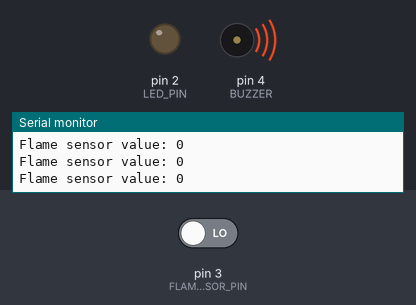
Simulated run of this sketch. Board: Arduino Uno, built with avr-gcc and run on an emulated ATmega328P. Parts: output pins drawn as LEDs (lit = HIGH), buzzer (waves = sounding, pin HIGH), the last lines printed to the serial monitor. The inputs (shaded band) are chosen by the test bench; at power-on: pin 3 (FLAME_SENSOR_PIN) LOW.

Above: at 7.0 s.
7.1 s: pin 3 (FLAME_SENSOR_PIN) driven HIGH
At 10.2 s:
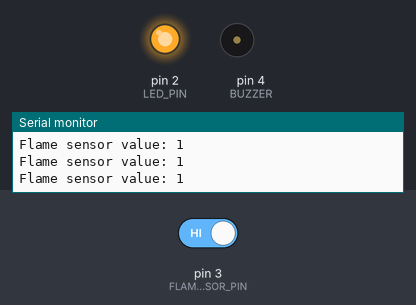
11.1 s: pin 3 (FLAME_SENSOR_PIN) driven LOW
At 11.7 s:
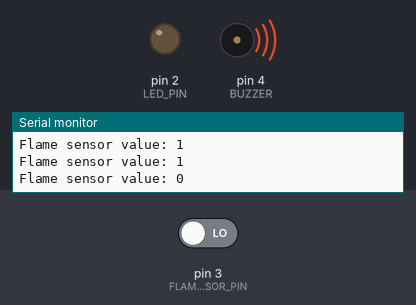
Timing chart, 0 to 14.1 s (numbered marks = the images above; inputs shaded):
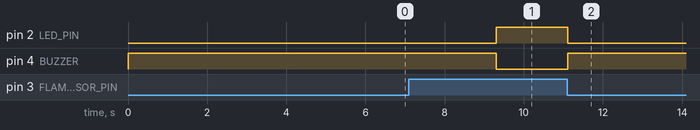

Measured:
- after the input at 7.1 s, pin 2 (LED_PIN): LOW → HIGH after 2.2 s; pin 4 (BUZZER): HIGH → LOW after 2.2 s
- after the input at 11.1 s, pin 2 (LED_PIN): HIGH → LOW at once; pin 4 (BUZZER): LOW → HIGH at once

The sketch:

Flame_Sensor.ino
```cpp
// Pin assignments
const int FLAME_SENSOR_PIN = 3;  // Flame sensor connected to digital pin D3
const int LED_PIN = 2;          // LED connected to digital pin D2
const int BUZZER = 4;
void setup() {
  pinMode(FLAME_SENSOR_PIN, INPUT);  // Set flame sensor pin as input
  pinMode(LED_PIN, OUTPUT);          // Set LED pin as output
  pinMode(BUZZER, OUTPUT);
  Serial.begin(9600);                // Initialize serial communication at 9600 baud rate
}

void loop() {
  int flameValue = digitalRead(FLAME_SENSOR_PIN);  // Read flame sensor value
  Serial.print("Flame sensor value: ");
  Serial.println(flameValue);                      // Print flame sensor value to serial monitor

  if (flameValue == HIGH) {    // If flame is detected
    digitalWrite(LED_PIN, HIGH);  // Turn on LED
    digitalWrite(BUZZER, LOW);
  } else {
    digitalWrite(LED_PIN, LOW);   // Turn off LED
    digitalWrite(BUZZER, HIGH);
    delay(3000);
  }

  delay(100);  // Delay for 100 milliseconds
}
```
